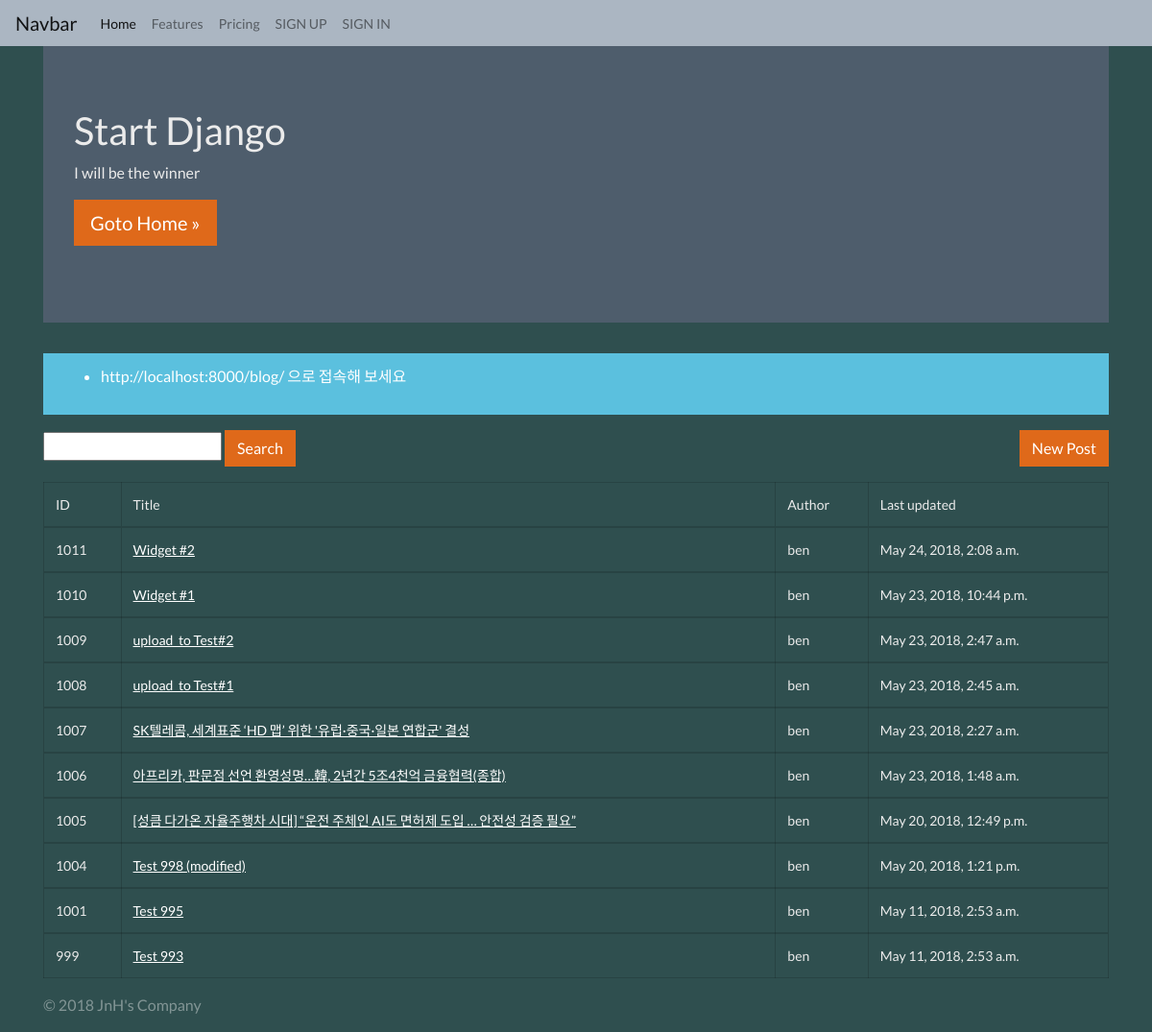
The app's page /blog/cbv/, older data.
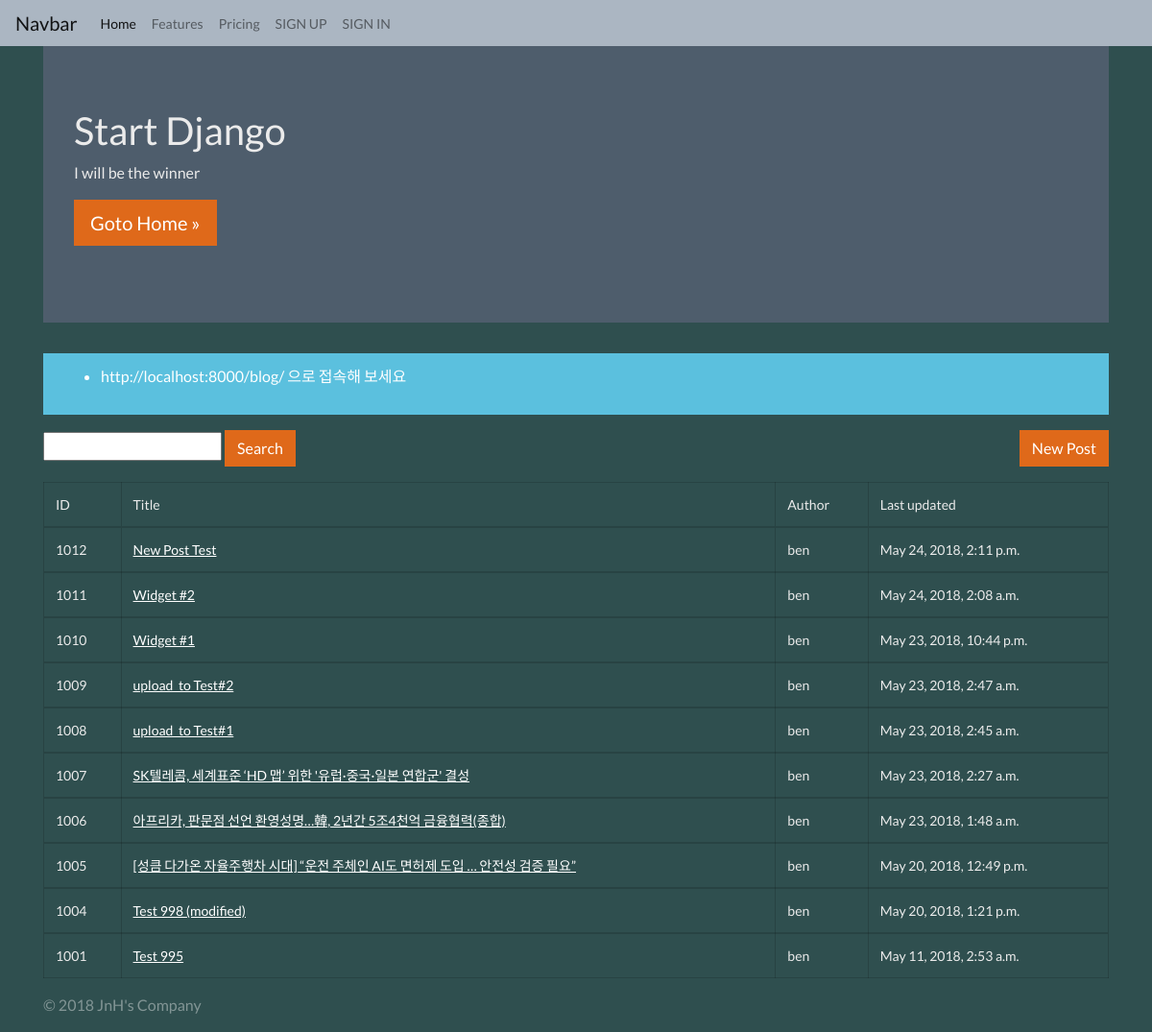
The same page, newer data.
### blog/models.py (models this page shows, shortened)
class Post(models.Model):
    STATUS_CHOICES = (
        ('d', 'Draft'),
        ('p', 'Published'),
        ('w', 'Withdrawn'),
    )
    user = models.ForeignKey(settings.AUTH_USER_MODEL)
    title = models.CharField(max_length=100, verbose_name="Subject", help_text="input title, max 100")
    content = models.TextField(verbose_name="Content")
    photo = models.ImageField(blank=True, upload_to='blog/post/%Y/%m/%d')
    tag = models.CharField(max_length=50, blank=True, help_text="write tags")
    lnglat = models.CharField(max_length=30,
        validators=[lnglat_validator],
        help_text="\"longtitude,latitude\" type",
        blank=True
    )
    status = models.CharField(max_length=1, choices=STATUS_CHOICES)
    tag_set = models.ManyToManyField('Tag', blank=True)
    ip = models.CharField(max_length=20)
    created_at = models.DateTimeField(auto_now_add=True)
    updated_at = models.DateTimeField(auto_now=True)
    class Meta:
        ordering = ['-id']

### blog/context_processors.py (called while the page is built)
def blog(request):
    return {
        'current_datetime': timezone.now()
    }

### blog/templates/blog/post_list.html
{% extends "blog/layout.html" %}
{% block content %}
<div class="container">
    <div class="jumbotron">
        <h1>Start Django</h1>
        <p>I will be the winner</p>
        <p>
            <a class="btn btn-lg btn-primary" href="http://facebook.com/groups/askdjango">
                    Goto Home &raquo;
            </a>
        </p>
    </div>
    <div class="row">
        <div class="col-sm-12">
            <div class="alert alert-info">
                <ul>
                    <li>http://localhost:8000/blog/ 으로 접속해 보세요</li>
                </ul>
            </div>
            <a href="{% url 'blog:post_new' %}" class="btn btn-primary float-right">New Post</a>
            <p>
                <form action="" method="GET">
                    <input type="text" name="q" value="{{ q }}">
                    <input class="btn btn-primary" type="submit" value="Search">
                </form>
            </p>
            <table class="table table-hover table-bordered">
                <thead>
                    <tr>
                        <td>ID</td>
                        <td>Title</td>
                        <td>Author</td>
                        <td>Last updated</td>
                    </tr>
                </thead>
            {% for post in post_list %}
                <tbody>
                    <tr>
                        <td>{{ post.id }}</td>
                        <td><a href="{% url 'blog:post_detail' post.id %}"> {{ post.title }} </a></td>
                        <td>{{ post.user }}</td>
                        <td>{{ post.updated_at }}</td>
                    </tr>
                </tbody>
            {% endfor %}
            </table>
        </div>
    </div>
</div>
{% endblock %}

### blog/templates/blog/layout.html (shortened to what this page needs)
{% extends "layout.html" %}

### start_django/templates/layout.html (shortened to what this page needs)
{% load static %}
<!DOCTYPE html>
<html lang="en">
<head>
    <link rel="stylesheet" href="https://stackpath.bootstrapcdn.com/bootswatch/4.1.1/superhero/bootstrap.min.css" />
    <link rel="stylesheet" href="{% static 'style.css' %}">
</head>
<body>
    <nav class="navbar navbar-expand-lg navbar-light bg-light">
        <a class="navbar-brand" href="#">Navbar</a>
        <div class="collapse navbar-collapse" id="navbarNav">
            <ul class="navbar-nav">
                <li class="nav-item active">
                    <a class="nav-link" href="{% url 'root' %}">Home<span class="sr-only">(current)</span></a>
                </li>
                <li class="nav-item">
                    <a class="nav-link" href="#">Features</a>
                </li>
                <li class="nav-item">
                    <a class="nav-link" href="#">Pricing</a>
                </li>
                {% if not user.is_authenticated %}
                    <li class="nav-item">
                        <a class="nav-link" href="{% url 'signup' %}">SIGN UP</a>
                    </li>
                    <li class="nav-item">
                        <a class="nav-link" href="{% url 'login' %}?next={{ request.path }}">SIGN IN</a>
                    </li>
                {% endif %}
            </ul>
        </div>
    </nav>
    {% block content %}
    {% endblock %}
    <div id="page-footer">
        <div class="container">
            <p class="text-muted">
                &copy; 2018 JnH's Company
            </p>
        </div>
    </div>
</body>
</html>

### start_django/static/style.css (style rules this page uses)
body { background-color: darkslategrey }

Row changes from the older to the newer data that the page shows:
no longer on this page (row unchanged): Post: id "999", title "Test 993", user "ben", updated_at "May 11, 2018, 2:53 a.m."
added Post: id "1012", title "New Post Test", user "ben", updated_at "May 24, 2018, 2:11 p.m."
